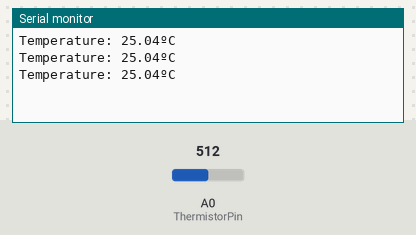
Simulated run of this sketch. Board: Arduino Uno, built with avr-gcc and run on an emulated ATmega328P. Parts: the last lines printed to the serial monitor. The inputs (shaded band) are chosen by the test bench; at power-on: A0 (ThermistorPin) = 512.

Above: at 1.3 s.
1.4 s: A0 (ThermistorPin) set to 716
At 1.9 s:
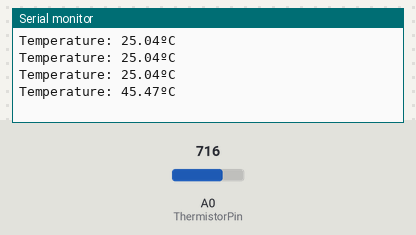
2.9 s: A0 (ThermistorPin) set to 900
At 3.4 s:
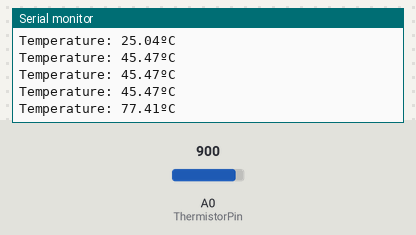
Timing chart, 0 to 5.9 s (numbered marks = the images above; inputs shaded):
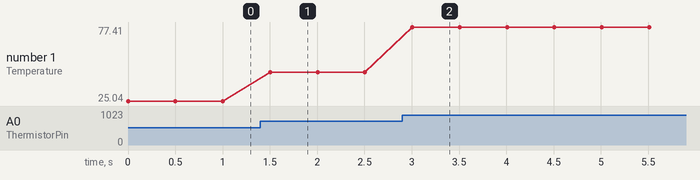

Measured:
- after the input at 1.4 s, the serial monitor: prints a new line after 0.10 s (image 1)
- after the input at 2.9 s, the serial monitor: prints a new line after 0.11 s (image 2)
- plotted number 1: 25.04 → 45.47 after the input at 1.4 s, 45.47 → 77.41 after the input at 2.9 s

The sketch:

KY013-test.ino
```cpp
/* ========================================================================== */
/*                                                                            */
/*   KY013-test.ino                                                           */
/*   (c) 2012 Author                                                          */
/*                                                                            */
/*   Description                                                              */
/*                                                                            */
/* ========================================================================== */

// Аналоговый контакт Ардуино, к которому подключен датчик
int ThermistorPin = A0;
// Переменная для хранения считанного значения АЦП
int Vo;
// Значение резистора R1 на модуле
float R1 = 10000;
// Переменные для рассчета
float logR2, R2, T;
// Коэффициенты Стейнхарта — Харта для термистора
float c1 = 0.001129148, c2 = 0.000234125, c3 = 0.0000000876741;

void setup()
 {
  // Инициализация последовательного порта
  Serial.begin(9600);
}

void loop()
{
  // Считываем значение с аналогового контакта
  Vo = analogRead(ThermistorPin);
  // Вычисление сопротивления термистора
  R2 = R1 * (1023.0 / (float)Vo - 1.0);
  // Вычисление логарифма
  logR2 = log(R2);
  // Температура в Кельвинах
  T = (1.0 / (c1 + c2*logR2 + c3*logR2*logR2*logR2));
  // Преобразование температуры из Кельвина в Цельсий
  T = T - 273.15;
  // Преобразование температуры из Цельсия в Фаренгейт
  // T = (T * 9.0)/ 5.0 + 32.0;
  Serial.print("Temperature: ");
  Serial.print(T);
  Serial.println("ºC");
  delay(500);
}
```
